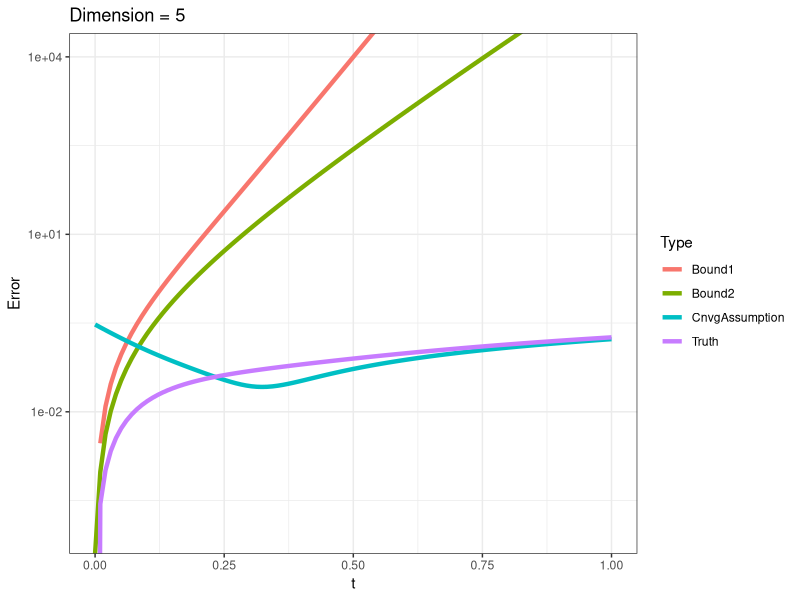
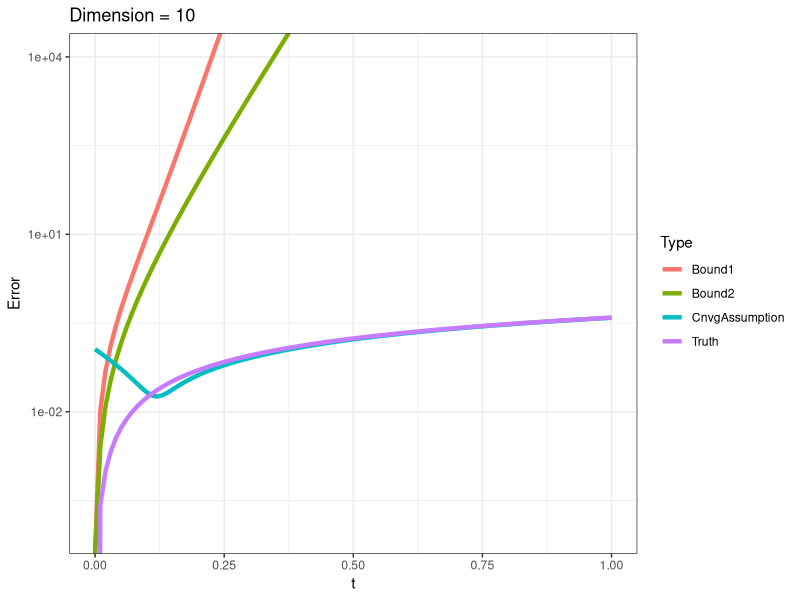
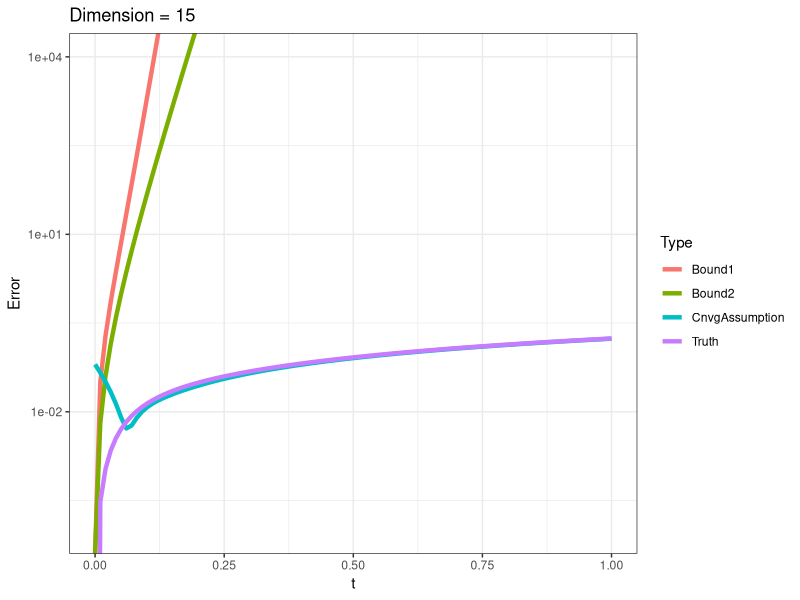
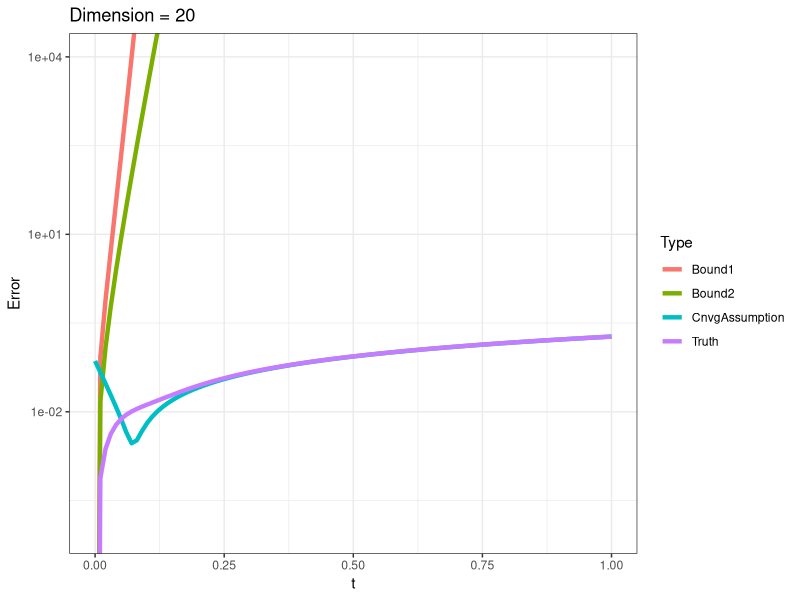
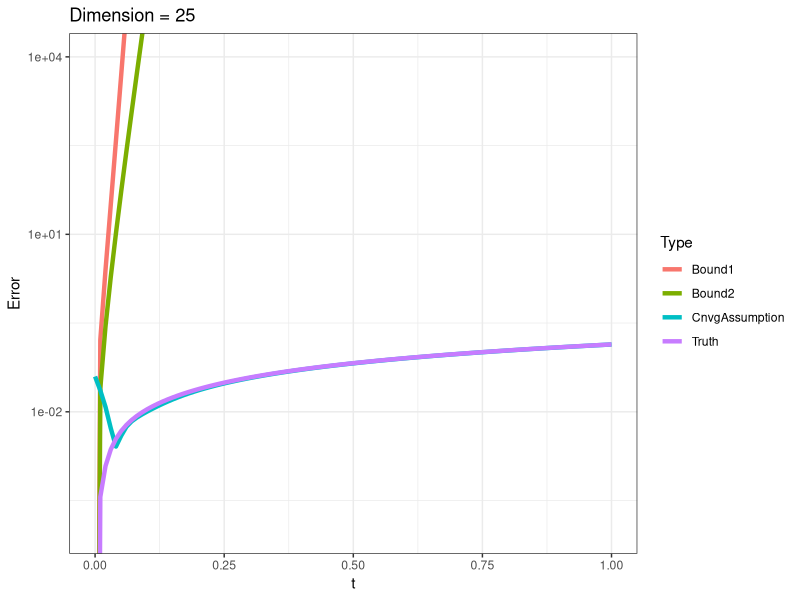
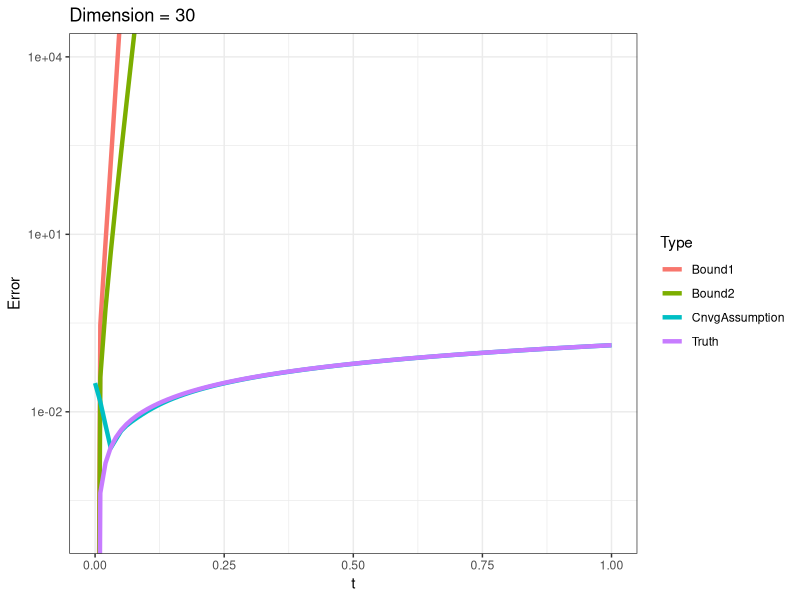
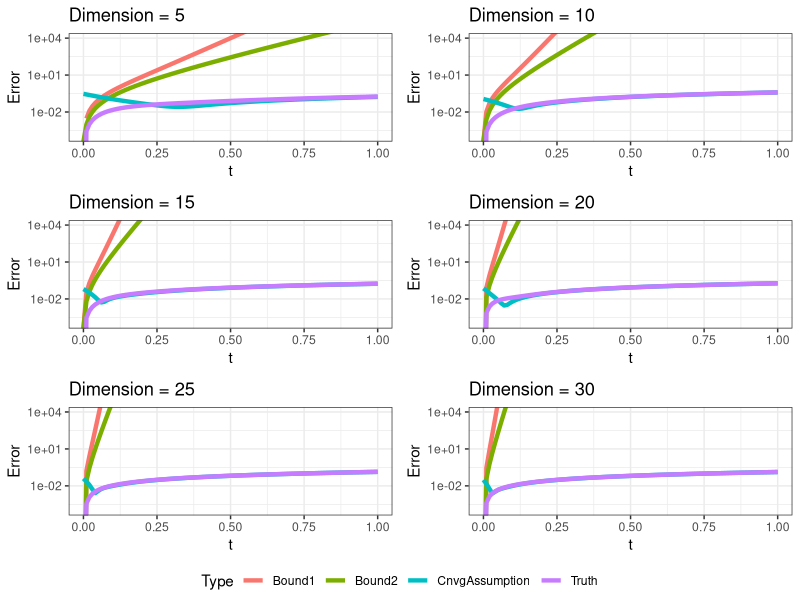

Recreate these plots in R, in order.
setwd("~/expmDerivative/")
library(ggplot2)

blockwise <- function(t,Q,E) {
  B1  <- cbind(Q,E)
  B2  <- cbind(Q*0,Q)
  B   <- rbind(B1,B2) 
  etB <- expm::expm(t*B)
  return(etB[1:(dim(etB)[1]/2),(dim(etB)[1]/2+1):dim(etB)[1]])
}

cnvrgncBnd <- function(t, Q, Jij) {
  n <- dim(Q)[1]
  eig.obj <- eigen(Q)
  inv.spctrm <- 1/eig.obj$values
  inv.spctrm[length(inv.spctrm)] <- 0
  pinv    <- Re(eig.obj$vectors %*% diag(inv.spctrm) %*% solve(eig.obj$vectors))
  mat <- expm::expm(t*Q)%*%Jij%*%pinv%*%(Q*t+diag(n))
  return(norm(mat,type="F"))
}

nvBnd1 <- function(t, Q, Jij) {
  nrmXptQ <- norm(expm::expm(t*Q),type="F")
  nrmQ    <- norm(Q,type="F")
  out     <- nrmXptQ / (2*nrmQ) * (exp(2*t*nrmQ) - 2*t*nrmQ - 1)
  return(out)
}

nvBnd2 <- function(t, Q, Jij) {
  nrmQ    <- norm(Q,type="F")
  out     <- sqrt(2)/nrmQ * (exp(t*nrmQ)*(t*nrmQ - 1) + 1)
  return(out)
}

################################################################################


df      <- data.frame(Error=numeric(),Type=character(),t=numeric())
n       <- 5
Q       <- matrix(rexp(n^2),n,n)
diag(Q) <- 0
diag(Q) <- - rowSums(Q)
E        <- matrix(0,n,n)
E[2,1]   <- 1 
  
for (t in seq(from=10^(-10),to=1,length.out=100)) {
  
  drv <- blockwise(t=t,Q,E)
  frstRdr <- expm::expm(t*Q) %*% E *t # correct approx
  
  df <- rbind(df,
              c(norm(frstRdr-drv,type = "F"),
                "Truth",
                t))
  df <- rbind(df,
              c(cnvrgncBnd(t,Q,E),
                "CnvgAssumption",
                t))
  df <- rbind(df,
              c(nvBnd1(t,Q,E),
                "Bound1",
                t))
  df <- rbind(df,
              c(nvBnd2(t,Q,E),
                "Bound2",
                t))
}

colnames(df) <- c("Error","Type","t")
df$Type <- factor(df$Type)
df$Error <- as.numeric(df$Error)
df$t     <- as.numeric(df$t)

gg <- ggplot(df,aes(x=t,y=Error,color=Type)) +
  geom_line(size=1.5) +
  scale_y_log10() +
  coord_cartesian(ylim=c(1e-4,1e+4)) +
  ggtitle("Dimension = 5") +
  theme_bw()
gg

df      <- data.frame(Error=numeric(),Type=character(),t=numeric())
n       <- 10
Q       <- matrix(rexp(n^2),n,n)
diag(Q) <- 0
diag(Q) <- - rowSums(Q)
E        <- matrix(0,n,n)
E[2,1]   <- 1 

for (t in seq(from=10^(-10),to=1,length.out=100)) {
  
  drv <- blockwise(t=t,Q,E)
  frstRdr <- expm::expm(t*Q) %*% E *t # correct approx
  
  df <- rbind(df,
              c(norm(frstRdr-drv,type = "F"),
                "Truth",
                t))
  df <- rbind(df,
              c(cnvrgncBnd(t,Q,E),
                "CnvgAssumption",
                t))
  df <- rbind(df,
              c(nvBnd1(t,Q,E),
                "Bound1",
                t))
  df <- rbind(df,
              c(nvBnd2(t,Q,E),
                "Bound2",
                t))
}

colnames(df) <- c("Error","Type","t")
df$Type <- factor(df$Type)
df$Error <- as.numeric(df$Error)
df$t     <- as.numeric(df$t)

gg2 <- ggplot(df,aes(x=t,y=Error,color=Type)) +
  geom_line(size=1.5) +
  scale_y_log10() +
  coord_cartesian(ylim=c(1e-4,1e+4)) +
  ggtitle("Dimension = 10") +
  theme_bw()
gg2


df      <- data.frame(Error=numeric(),Type=character(),t=numeric())
n       <- 15
Q       <- matrix(rexp(n^2),n,n)
diag(Q) <- 0
diag(Q) <- - rowSums(Q)
E        <- matrix(0,n,n)
E[2,1]   <- 1 

for (t in seq(from=10^(-10),to=1,length.out=100)) {
  
  drv <- blockwise(t=t,Q,E)
  frstRdr <- expm::expm(t*Q) %*% E *t # correct approx
  
  df <- rbind(df,
              c(norm(frstRdr-drv,type = "F"),
                "Truth",
                t))
  df <- rbind(df,
              c(cnvrgncBnd(t,Q,E),
                "CnvgAssumption",
                t))
  df <- rbind(df,
              c(nvBnd1(t,Q,E),
                "Bound1",
                t))
  df <- rbind(df,
              c(nvBnd2(t,Q,E),
                "Bound2",
                t))
}

colnames(df) <- c("Error","Type","t")
df$Type <- factor(df$Type)
df$Error <- as.numeric(df$Error)
df$t     <- as.numeric(df$t)

gg3 <- ggplot(df,aes(x=t,y=Error,color=Type)) +
  geom_line(size=1.5) +
  scale_y_log10() +
  coord_cartesian(ylim=c(1e-4,1e+4)) +
  ggtitle("Dimension = 15") +
  theme_bw()
gg3

df      <- data.frame(Error=numeric(),Type=character(),t=numeric())
n       <- 20
Q       <- matrix(rexp(n^2),n,n)
diag(Q) <- 0
diag(Q) <- - rowSums(Q)
E        <- matrix(0,n,n)
E[2,1]   <- 1 

for (t in seq(from=10^(-10),to=1,length.out=100)) {
  
  drv <- blockwise(t=t,Q,E)
  frstRdr <- expm::expm(t*Q) %*% E *t # correct approx
  
  df <- rbind(df,
              c(norm(frstRdr-drv,type = "F"),
                "Truth",
                t))
  df <- rbind(df,
              c(cnvrgncBnd(t,Q,E),
                "CnvgAssumption",
                t))
  df <- rbind(df,
              c(nvBnd1(t,Q,E),
                "Bound1",
                t))
  df <- rbind(df,
              c(nvBnd2(t,Q,E),
                "Bound2",
                t))
}

colnames(df) <- c("Error","Type","t")
df$Type <- factor(df$Type)
df$Error <- as.numeric(df$Error)
df$t     <- as.numeric(df$t)

gg4 <- ggplot(df,aes(x=t,y=Error,color=Type)) +
  geom_line(size=1.5) +
  scale_y_log10() +
  coord_cartesian(ylim=c(1e-4,1e+4)) +
  ggtitle("Dimension = 20") +
  theme_bw()
gg4

df      <- data.frame(Error=numeric(),Type=character(),t=numeric())
n       <- 25
Q       <- matrix(rexp(n^2),n,n)
diag(Q) <- 0
diag(Q) <- - rowSums(Q)
E        <- matrix(0,n,n)
E[2,1]   <- 1 

for (t in seq(from=10^(-10),to=1,length.out=100)) {
  
  drv <- blockwise(t=t,Q,E)
  frstRdr <- expm::expm(t*Q) %*% E *t # correct approx
  
  df <- rbind(df,
              c(norm(frstRdr-drv,type = "F"),
                "Truth",
                t))
  df <- rbind(df,
              c(cnvrgncBnd(t,Q,E),
                "CnvgAssumption",
                t))
  df <- rbind(df,
              c(nvBnd1(t,Q,E),
                "Bound1",
                t))
  df <- rbind(df,
              c(nvBnd2(t,Q,E),
                "Bound2",
                t))
}

colnames(df) <- c("Error","Type","t")
df$Type <- factor(df$Type)
df$Error <- as.numeric(df$Error)
df$t     <- as.numeric(df$t)

gg5 <- ggplot(df,aes(x=t,y=Error,color=Type)) +
  geom_line(size=1.5) +
  scale_y_log10() +
  coord_cartesian(ylim=c(1e-4,1e+4)) +
  ggtitle("Dimension = 25") +
  theme_bw()
gg5


df      <- data.frame(Error=numeric(),Type=character(),t=numeric())
n       <- 30
Q       <- matrix(rexp(n^2),n,n)
diag(Q) <- 0
diag(Q) <- - rowSums(Q)
E        <- matrix(0,n,n)
E[2,1]   <- 1 

for (t in seq(from=10^(-10),to=1,length.out=100)) {
  
  drv <- blockwise(t=t,Q,E)
  frstRdr <- expm::expm(t*Q) %*% E *t # correct approx
  
  df <- rbind(df,
              c(norm(frstRdr-drv,type = "F"),
                "Truth",
                t))
  df <- rbind(df,
              c(cnvrgncBnd(t,Q,E),
                "CnvgAssumption",
                t))
  df <- rbind(df,
              c(nvBnd1(t,Q,E),
                "Bound1",
                t))
  df <- rbind(df,
              c(nvBnd2(t,Q,E),
                "Bound2",
                t))
}

colnames(df) <- c("Error","Type","t")
df$Type <- factor(df$Type)
df$Error <- as.numeric(df$Error)
df$t     <- as.numeric(df$t)

gg6 <- ggplot(df,aes(x=t,y=Error,color=Type)) +
  geom_line(size=1.5) +
  scale_y_log10() +
  coord_cartesian(ylim=c(1e-4,1e+4)) +
  ggtitle("Dimension = 30") +
  theme_bw()
gg6

library(ggpubr)
ggsave(ggarrange(gg,gg2,gg3,gg4,gg5,gg6,
                 ncol=2,nrow=3,
                 common.legend = TRUE,
                 legend="bottom"),
       filename = "frobeniusScaling.pdf",
       device = "pdf",
       width=12,height=12)
